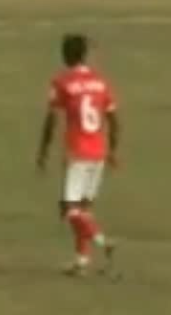
#> input picture output_videos/cropped_image.png, 171 x 315 px
$ jupyter execute color_assignement.ipynb   (shell and % lines are left out)
#> lines starting #> are read from the running program, lines starting #| are printed output that depends on the picture
[cell 1]
# Install all at once

[cell 2]
import cv2
import matplotlib.pyplot as plt
import numpy as np
from sklearn.cluster import KMeans

[cell 3]
image_path = "../output_videos/cropped_image.png"
image = cv2.imread(image_path)
#> image is the input picture: shape (315, 171, 3); mean B, G, R 66.7, 110.1, 125.9
image = cv2.cvtColor(image, cv2.COLOR_BGR2RGB)

[cell 4]
plt.imshow(image)
plt.show()

# take the top half of the image

[cell 5]
top_half_image=  image[0: int(image.shape[0]/2), :]
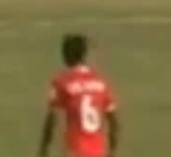
#> top_half_image: shape (157, 171, 3); mean R, G, B 130.5, 108.5, 66.4
plt.imshow(top_half_image)
plt.show()

# Cluster the image into two clusters

[cell 6]
# Reshape the image into 2d array
image_2d = top_half_image.reshape(-1, 3)

# perform k-means clustering with 2 clusters
kmeans = KMeans(n_clusters=2, random_state=0)
kmeans.fit(image_2d)

# get the cluster labels
labels = kmeans.labels_

# reshape the labels into the orginal image shape
clustered_image = labels.reshape(top_half_image.shape[0], top_half_image.shape[1])

# Display the clustered image
plt.imshow(clustered_image)
plt.show()
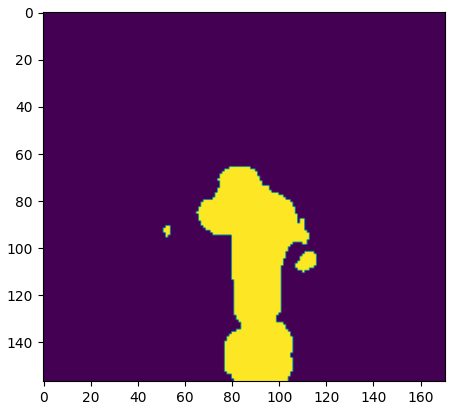
#> figure drawn by matplotlib, 1 panel

[cell 7]
corner_clusters = [clustered_image[0, 0], clustered_image[0, -1], clustered_image[-1, 0], clustered_image[-1, -1]]
#> corner_clusters = [0, 0, 0, 0]
non_player_cluster = max(set(corner_clusters), key=corner_clusters.count)
#> non_player_cluster = 0
print(non_player_cluster)
#| 0

[cell 8]
player_cluster = 1-non_player_cluster
#> player_cluster = 1
print(player_cluster)
#| 1

[cell 9]
kmeans.cluster_centers_[player_cluster]
#> Out = [216.9, 113.2, 95.08]
